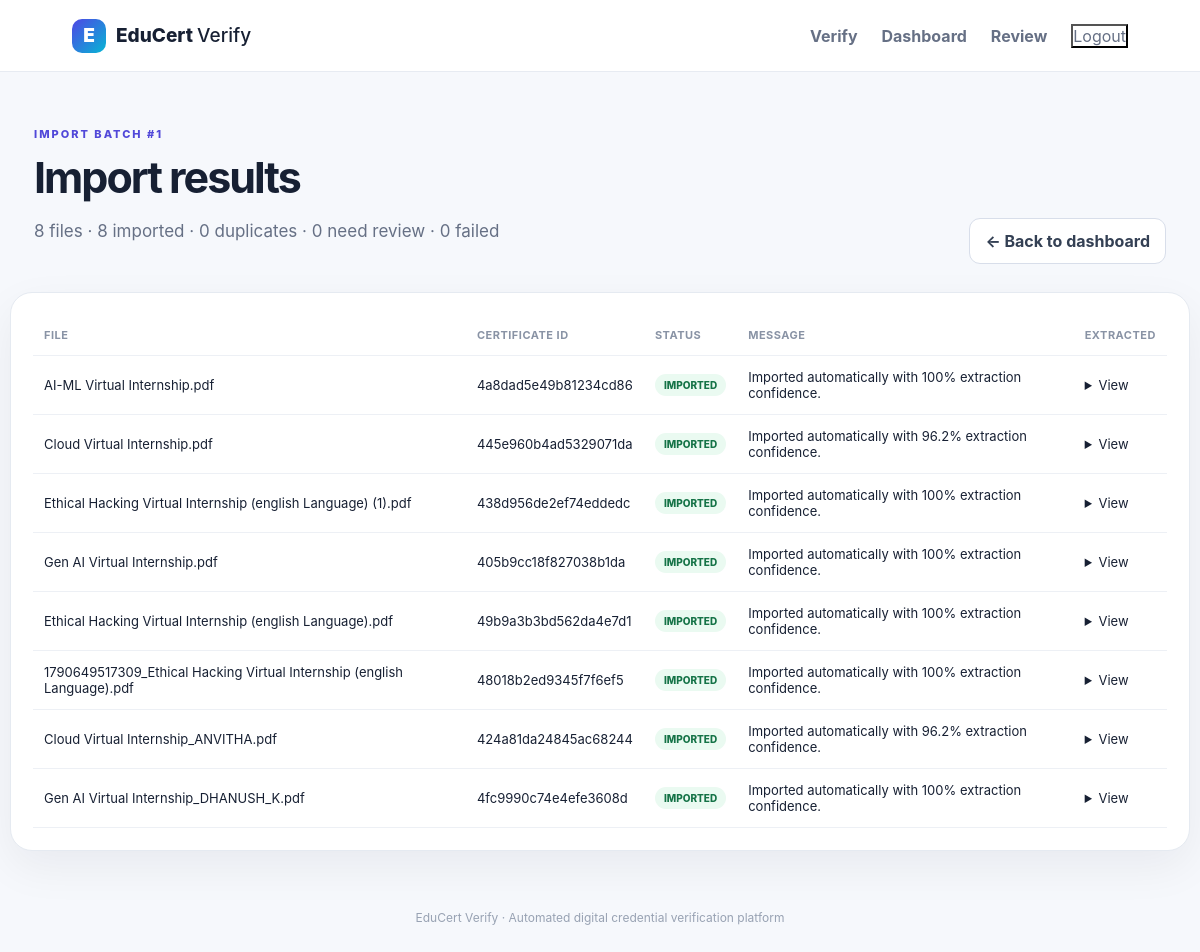
Screenshot of /admin/imports/1 (signed in) with the database file from the repository.
### app/models.py (models this page shows)
class ImportBatch(db.Model):
    id = db.Column(db.Integer, primary_key=True)
    total_files = db.Column(db.Integer, default=0)
    imported = db.Column(db.Integer, default=0)
    duplicates = db.Column(db.Integer, default=0)
    needs_review = db.Column(db.Integer, default=0)
    failed = db.Column(db.Integer, default=0)
    created_at = db.Column(db.DateTime, default=datetime.utcnow, index=True)

class ImportItem(db.Model):
    id = db.Column(db.Integer, primary_key=True)
    batch_id = db.Column(db.Integer, db.ForeignKey("import_batch.id"), index=True)
    filename = db.Column(db.String(300), nullable=False)
    certificate_id = db.Column(db.String(120))
    status = db.Column(db.String(40), nullable=False)
    message = db.Column(db.String(500))
    extracted_json = db.Column(db.Text)
    source_path = db.Column(db.String(700))
    created_at = db.Column(db.DateTime, default=datetime.utcnow)

### app/routes.py (the view)
@web.get("/admin/imports/<int:batch_id>")
@admin_required
def import_details(batch_id):
    batch = ImportBatch.query.get_or_404(batch_id)
    items = ImportItem.query.filter_by(batch_id=batch.id).order_by(ImportItem.id.desc()).all()
    return render_template("import_details.html", batch=batch, items=items)

### app/routes.py (called while the page is built)
def admin_required(fn):
    @wraps(fn)
    def wrapper(*args, **kwargs):
        if not session.get("admin"):
            return redirect(url_for("web.admin_login"))
        return fn(*args, **kwargs)
    return wrapper

### app/templates/import_details.html
{% extends "base.html" %}{% block title %}Import Batch #{{batch.id}} · EduCert Verify{% endblock %}
{% block content %}<section class="dashboard-head"><div><span class="eyebrow">IMPORT BATCH #{{batch.id}}</span><h1>Import results</h1><p>{{batch.total_files}} files · {{batch.imported}} imported · {{batch.duplicates}} duplicates · {{batch.needs_review}} need review · {{batch.failed}} failed</p></div><a class="outline-button" href="{{url_for('web.admin')}}">← Back to dashboard</a></section><section class="table-card"><div class="table-scroll"><table><thead><tr><th>File</th><th>Certificate ID</th><th>Status</th><th>Message</th><th>Extracted</th></tr></thead><tbody>{% for item in items %}<tr><td>{{item.filename}}</td><td>{{item.certificate_id or '—'}}</td><td><span class="status {{item.status|lower}}">{{item.status}}</span></td><td>{{item.message}}</td><td><details><summary>View</summary><pre>{{item.extracted_json}}</pre></details></td></tr>{% endfor %}</tbody></table></div></section>{% endblock %}

### app/templates/base.html (shortened to what this page needs)
<!doctype html>
<html lang="en">
<head>
<link rel="stylesheet" href="{{ url_for('static', filename='css/style.css') }}">
</head>
<body>
<nav class="nav"><a class="brand" href="{{ url_for('web.index') }}"><span class="brand-mark">E</span><span>EduCert <b>Verify</b></span></a><div class="nav-links"><a href="{{ url_for('web.index') }}">Verify</a>{% if session.get('admin') %}<a href="{{ url_for('web.admin') }}">Dashboard</a><a href="{{ url_for('web.review_dashboard') }}">Review{% if session.get("review_count", 0) %} ({{session.get("review_count")}}){% endif %}</a><form method="post" action="{{ url_for('web.admin_logout') }}"><button class="nav-button">Logout</button></form>{% else %}<a class="nav-admin" href="{{ url_for('web.admin_login') }}">Admin Portal</a>{% endif %}</div></nav>
<main>{% with messages = get_flashed_messages(with_categories=true) %}{% for category, message in messages %}<div class="flash {{category}}">{{message}}</div>{% endfor %}{% endwith %}{% block content %}{% endblock %}</main>
<footer>EduCert Verify · Automated digital credential verification platform</footer>
</body></html>

### app/static/css/style.css (style rules this page uses)
* { box-sizing:border-box }
body { margin:0;font-family:Inter,ui-sans-serif,system-ui,-apple-system,"Segoe UI",sans-serif;background:#f6f8fc;color:#172033 }
.nav { height:72px;background:rgba(255,255,255,.96);border-bottom:1px solid #e7ebf2;display:flex;align-items:center;justify-content:space-between;padding:0 6%;position:sticky;top:0;z-index:20;backdrop-filter:blur(14px) }
.brand { display:flex;align-items:center;gap:10px;color:#172033;text-decoration:none;font-weight:800;font-size:19px }
.brand b { font-weight:500 }
.brand-mark { width:34px;height:34px;border-radius:10px;display:grid;place-items:center;background:linear-gradient(135deg,#4f46e5,#06b6d4);color:white;font-weight:900 }
.nav-links { display:flex;align-items:center;gap:24px }
.nav-links a { color:#667085;text-decoration:none;font-weight:650 }
.nav-links form { margin:0 }
.nav-button { background:none;color:#667085;padding:0;font:inherit }
.eyebrow { font-size:11px;font-weight:850;letter-spacing:2px;color:#5148d9 }
.hero-copy h1,.dashboard-head h1 { font-size:56px;line-height:1.02;letter-spacing:-2px;margin:14px 0 20px }
.hero-copy p,.dashboard-head p { font-size:17px;color:#667085;line-height:1.75;max-width:690px }
.verify-card,.login-card,.import-card,.workflow-card,.stat-card,.table-card { background:#fff;border:1px solid #e5eaf1;border-radius:22px;box-shadow:0 16px 45px rgba(15,23,42,.06) }
.dashboard-head { max-width:1180px;margin:50px auto 28px;padding:0 24px;display:flex;justify-content:space-between;align-items:end;gap:30px }
.dashboard-head h1 { font-size:43px;margin-bottom:10px }
.outline-button { border:1px solid #d8deea;background:#fff;color:#344054;border-radius:11px;padding:12px 15px;font-weight:750;text-decoration:none;white-space:nowrap }
.table-card { max-width:1180px;margin:0 auto 24px;padding:22px }
.table-scroll { overflow:auto }
table { width:100%;border-collapse:collapse;min-width:820px }
th,td { text-align:left;padding:13px 11px;border-bottom:1px solid #edf0f5;font-size:13px;vertical-align:middle }
th { font-size:11px;color:#8993a5;text-transform:uppercase;letter-spacing:.5px }
.status,.confidence { display:inline-flex;align-items:center;border-radius:999px;padding:5px 9px;font-size:10px;font-weight:850 }
.status.active,.status.verified,.status.imported { background:#eafaf1;color:#157347 }
footer { text-align:center;padding:35px;color:#98a2b3;font-size:12px }

### rows the page displays
ImportBatch: id "1", total_files "8", imported "8", duplicates "0", needs_review "0", failed "0"
ImportItem: filename "AI-ML Virtual Internship.pdf", certificate "4a8dad5e49b81234cd86", status "IMPORTED", message "Imported automatically with 100% extraction confidence."
ImportItem: filename "Cloud Virtual Internship.pdf", certificate "445e960b4ad5329071da", status "IMPORTED", message "Imported automatically with 96.2% extraction confidence."
ImportItem: filename "Ethical Hacking Virtual Internship (english Language) (1).pdf", certificate "438d956de2ef74eddedc", status "IMPORTED", message "Imported automatically with 100% extraction confidence."
ImportItem: filename "Gen AI Virtual Internship.pdf", certificate "405b9cc18f827038b1da", status "IMPORTED", message "Imported automatically with 100% extraction confidence."
ImportItem: filename "Ethical Hacking Virtual Internship (english Language).pdf", certificate "49b9a3b3bd562da4e7d1", status "IMPORTED", message "Imported automatically with 100% extraction confidence."
ImportItem: filename "1790649517309_Ethical Hacking Virtual Internship (english Language).pdf", certificate "48018b2ed9345f7f6ef5", status "IMPORTED", message "Imported automatically with 100% extraction confidence."
ImportItem: filename "Cloud Virtual Internship_ANVITHA.pdf", certificate "424a81da24845ac68244", status "IMPORTED", message "Imported automatically with 96.2% extraction confidence."
ImportItem: filename "Gen AI Virtual Internship_DHANUSH_K.pdf", certificate "4fc9990c74e4efe3608d", status "IMPORTED", message "Imported automatically with 100% extraction confidence."
